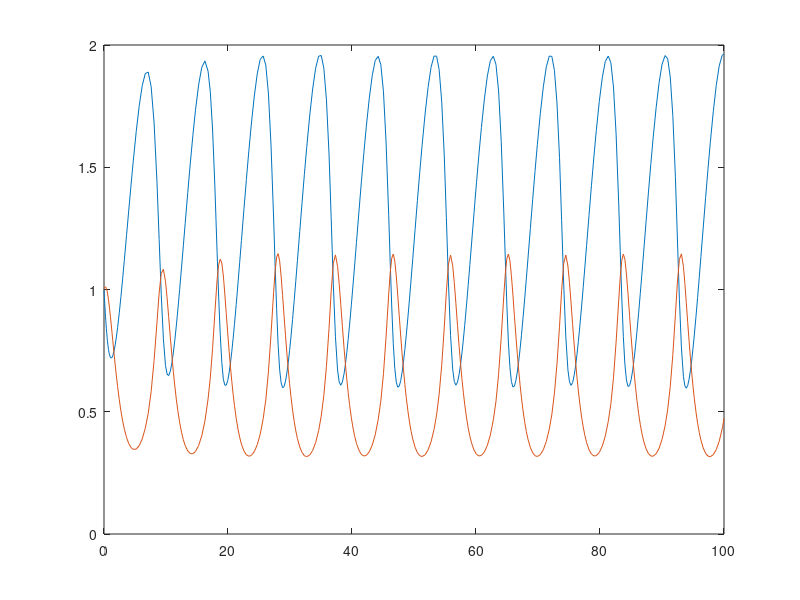

Write MATLAB code to recreate this figure.
% Solving simultaneous differential equations

function I_love_electronics_engineering
% Function to solve the cubi autocatalator equations

    close all  % Closes any open plot windows.
    time_range = [0, 100];
    x0 = 1;    % Initial value of x
    y0 = 1;    % Initial value of y
    initial_w = [x0; y0];  % Initial value of the vector w
    
    [t_values, sol_values] = ode45(@(t,w) diff_eq(t,w), time_range, initial_w);
    plot(t_values,sol_values);
end

function dw_vectordt = diff_eq(t,w_vector)  % Function defining the ODE
    x = w_vector(1);  % x is stored as the first element in w_vector
    y = w_vector(2);  % y is stored as the second element in w_vector
    dxdt = 0.6 - x*y^2 - 0.1*x;
    dydt = x*y^2 - y + 0.1*x;
    dw_vectordt = [dxdt; dydt];  % The time derivative of w_vector
end